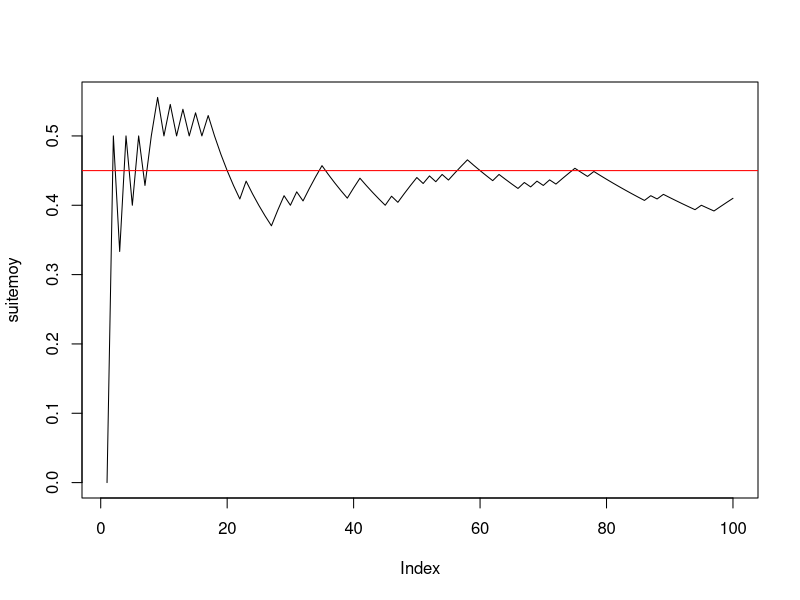

Write the R code that produced this figure. (Note: this script raises an error after producing the figure.)

#--------question 1------------
n <- 100
p <- 0.45
x <- rbinom(n, 1, p)
#--------question 2------------
cumsum(x)
taille <- 1:n
suitemoy <- cumsum(x) / taille
#--------question 3------------
plot(suitemoy, type = "l")
abline(h = p, col = "red")

#------------Exercice 2------------------------



#--------question 1------------
n <- 100
mu <- -2
sigma <- 2
xg <- rnorm(n, mu, sigma)
#--------question 2------------
cumsum(xg)
rm(taille)
taille <- 1:n
rm(suitemoyg)
suitemoyg
suitemoyg <- cumsum(xg) / taille
#--------question 3------------
plot(suitemoyg, type = "l", ylim = c(-10, 6))
abline(h = mu, col = "red")


#------------Exercice 3------------------------

#---------question 1--------------------------
mu <- -2
sigma <- 2
n <- 5
x <- rnorm(n, mu, sigma)
moyx <- mean(x)

#---------question 2--------------------------
y <- rnorm(n, mu, sigma)
moyy <- mean(y)
rbind(x, y) -> M
rowMeans(M)

#---------question 3--------------------------
N <- 1000
Mdata <- matrix(rnorm(n * N, mu, sigma), ncol = n, byrow = T)
dim(Mdata)


#---------question 4--------------------------
rowMeans(Mdata) -> moyennes
apply(Mdata, MARGIN = 1, mean)

#---------question 5--------------------------
mean(moyennes)
sd(moyennes) * sqrt((length(moyennes) - 1) / length(moyennes))
sd(moyennes) # écart-type estimé sans biais = ecart-type empirique corrigé

#---------question 6--------------------------
hist(moyennes, prob = T, main = "Répartition de la moyenne empirique des Xi, i=1,....,n") # la répartition observée de Xbar_n
(abs <- seq(1.2 * min(moyennes), 1.2 * max(moyennes), (max(moyennes) - min(moyennes)) / 100))
points(abs, dnorm(abs, mu, sigma / sqrt(n)), col = 2, type = "l")
abline(v = mean(moyennes), col = 3, lty = "dashed") # moyenne de l'échantillon
abline(v = mu, col = 2) # moyenne théorique mu de la loi de Xbar
# belle adéquation de l'échantillon à la normale, que l'on peut verifier avec dte de Henry
qqnorm(moyennes) # les points sont presque alignés la loi de Xbar_n est donc bien normale
qqline(moyennes, col = 2) # autour de la droite rouge qui passe par les deux points
# (1er quartile theo de la centrée réduite,1er quartile empirique) et
# (3ieme quartile theo de la centrée réduite,3ieme quartile empirique)
# mean(echantillon) et écart-type empirique sd(échantillon)*sqrt((n-1)/n). e
# En effet si on ajoute la droite passant par ces deux points elle se confond
# avec qqline. droite de Henry

(x1 <- qnorm(0.25))
(x2 <- qnorm(0.75))
(y1 <- quantile(moyennes, 0.25, type = 1))
(y2 <- quantile(moyennes, 0.75, type = 1))
abline(y1 - (y2 - y1) * x1 / (x2 - x1), (y2 - y1) / (x2 - x1), col = 3) # droite de Henry

#----------question 7-------------------------
moyennecr <- sqrt(n) * (moyennes - mu) / sigma
hist(moyennecr, prob = T, main = "Répartition observée de la moyenne empirique centrée réduite")
(abscr <- seq(1.2 * min(moyennecr), 1.2 * max(moyennecr), (max(moyennecr) - min(moyennecr)) / 100))
points(abscr, dnorm(abscr), col = 2, type = "l")
abline(v = mean(moyennecr), col = 3, lty = "dashed") # moyenne empirique de l'échantillon
abline(v = 0, col = 2) # moyenne théorique  de la loi normale centrée réduite

qqnorm(moyennecr)
qqline(moyennecr) # droite de Henry

#-----------question 8------------
n <- 50
# puis réexecuter les lignes 67 à 107 : la loi reste gaussienne mais
# l'écart-type de Xbarn est plus petit avec n=50 qu'avec n=2
sd(moyennes)
sigma / sqrt(n)

n <- 2
# puis réexecuter les lignes 67 à 107 : LA LOI EST TOUJOURS GAUSSIENNE MEME AVEC n PETIT
# C'EST UNE PROPRIETES CARACTÉRISTIQUE DE LA LOI NORMALE MAIS QUI NE S'APPLIQUE PAS AUX AUTRES
# LOIS COMME PAR EX A LA BERNOULLI ==> VOIR EXO SUIVANT
sd(moyennes)
# l'écart type empirique est EN REVANCHE plus faible avec n=2 qu'avec n=50 :
# normal il estime sigma/sqrt(n) or :
sigma / sqrt(n)

#####################################################################################
# CE QU'IL FAUT RETENIR DE CET EXERCICE : LA LOI DE XBAR EST GAUSSIENNE SI L'ÉCHANTILLON EST
# GAUSSIEN ET DE TAILLE QUELCONQUE n. LE RESULTAT DU THEOREME CENTRAL LIMITE EST VRAI DANS CE CAS
# POUR TOUT n ET PAS SEULEMENT POUR n GRAND
###################################################################################

###################################################
#------------Exercice 4------------------------
###################################################

#---------question 1--------------------------
p <- 0.45
n <- 5
N <- 100
rm(Mdata) # efface l'objet précedemment créé Mdata

Mdata <- matrix(rbinom(n * N, 1, p), ncol = n, byrow = T) # N échantillons de taille n disposés en lignes
dim(Mdata) # dimension de la matrice N lignes et n colonnes

(rowMeans(Mdata) -> moyennes) # calcule les moyennes pour les N, n-échantillons tirés.


mean(moyennes) # moyenne empirique des N réalisations de Xbar_n
sd(moyennes) * sqrt((length(moyennes) - 1) / length(moyennes)) # ecart-type empirique
sd(moyennes) # écart-type estimé sans biais = ecart-type empirique corrigé

#---------histogramme de xbar_n--------------------------
hist(moyennes, prob = T, ylim = c(0, max(dnorm(p, p, sqrt(p * (1 - p) / n)), 4)), main = "Répartition de la moyenne empirique des Xi, i=1,....,n") # la répartition observée de Xbar_n
(abs <- seq(.8 * min(moyennes), 1.2 * max(moyennes), (max(moyennes) - min(moyennes)) / 100))
points(abs, dnorm(abs, p, sqrt(p * (1 - p) / n)), col = 2, type = "l")
abline(v = mean(moyennes), col = 3, lty = "dashed") # moyenne de l'échantillon
abline(v = p, col = 2) # moyenne théorique mu de la loi de Xbar
qqnorm(moyennes) # vraiment pas gaussien !
qqline(moyennes, col = 2)
# AUCUNE ADEQUATION  de l'échantillon à la normale CAR n EST TROP PETIT ET LE TCL N'EST
# PAS VERIFIE. ON REFAIT LA SIMUL AVEC n=200 :

n <- 200
# puis réeéxuter les lignes 142 à 161

# EUREKA CA MARCHE BEAUCOUP MIEUX ET ON A BIEN UNE REPARTITION GAUSSIENNE CAR n EST SUFFISAMMENT GRAND POUR
# QUE LE TCL SOIT VERIFIE !
######################################

qqnorm(moyennes)
qqline(moyennes, col = "red")

# Si on augmente N on améliore l'estimation de la densité de Xbarn par l'histogramme
# des N réalisations de Xbarn mais si n est petit on n'observe pas un histogramme
# ressemblant à une gaussienne puisque le TCL ne s'applique que si n est assez grand.
# Essayer avec
N <- 1000
n <- 4
# puis lignes 142 à 159.
N <- 1000
n <- 100
# puis lignes 142 à 159.
